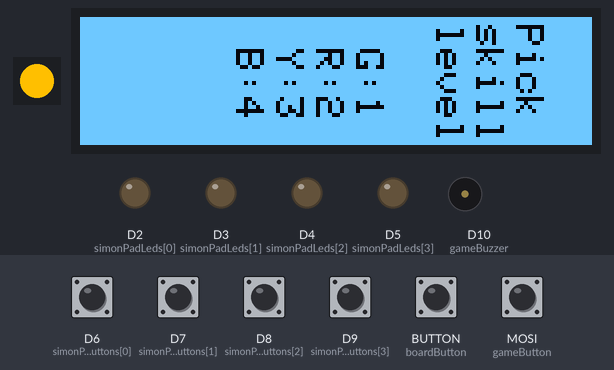
A program run on a simulated CircuitPython board. Shown: 1 RGB LEDs in strip order, left to right, 128×32 one-colour display, output pins drawn as LEDs (lit = HIGH), buzzer (waves = sounding). Inputs (shaded band) come from the test bench; at power-on: BUTTON (boardButton), D6 (simonPadButtons[0]), D7 (simonPadButtons[1]), D8 (simonPadButtons[2]), D9 (simonPadButtons[3]), MOSI (gameButton) HIGH. Random numbers come from a fixed seed; what the program prints to the serial console is not drawn.

Above: at 1.2 s.
1.3 s: D6 (simonPadButtons[0]) pulled LOW for 0.15 s
At 2.4 s:
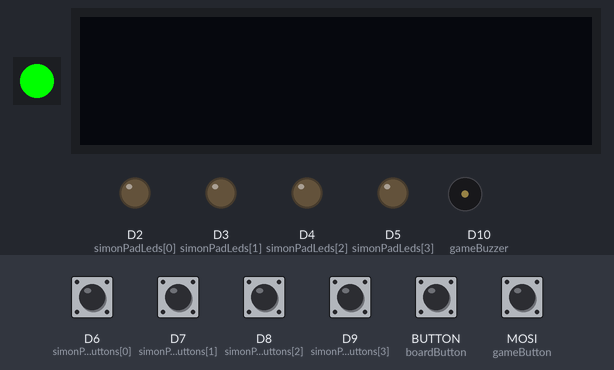
3.3 s: BUTTON (boardButton) pulled LOW for 0.15 s
4.0 s: D6 (simonPadButtons[0]) driven LOW and BUTTON (boardButton) driven LOW
At 5.67 s:
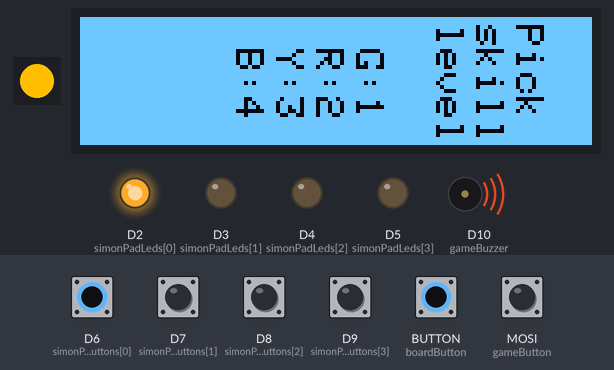
7.0 s: BUTTON (boardButton) driven HIGH
8.6 s: MOSI (gameButton) pulled LOW for 1 s
At 9.17 s:
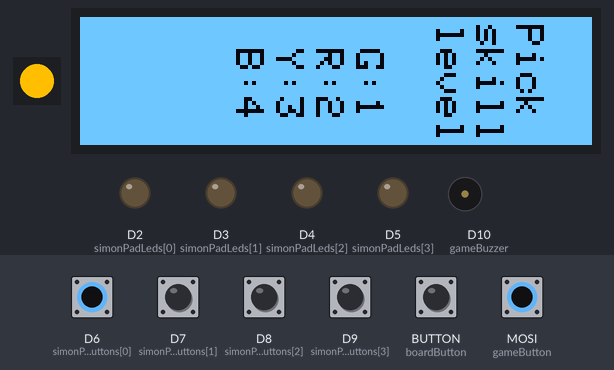
10.2 s: D7 (simonPadButtons[1]) pulled LOW for 0.15 s
At 11.1 s:
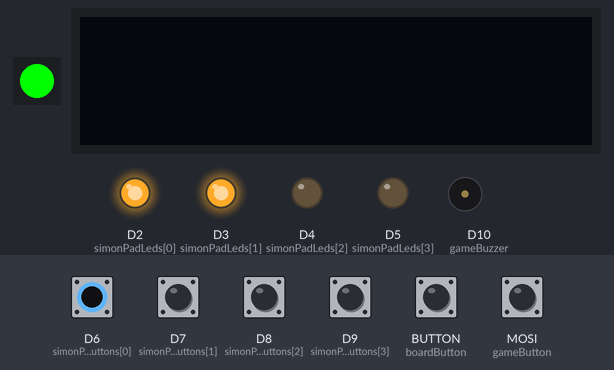
Timing chart, 0 to 12.8 s (numbered marks = the images above; inputs shaded):
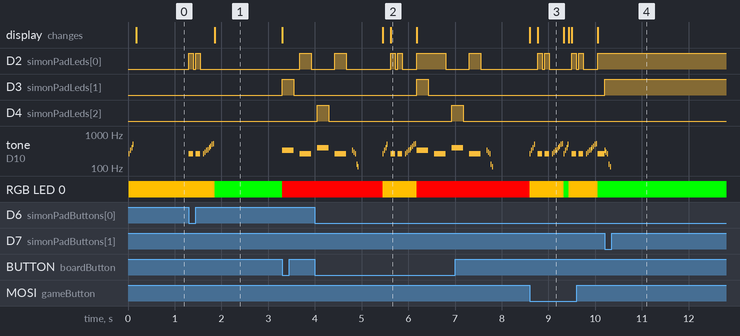

The program:

code.py
```python
import time
import board
import keypad
import busio as io
import pwmio
from digitalio import Direction, DigitalInOut, Pull

from random import seed
from random import randint

import neopixel
import adafruit_framebuf
import adafruit_ssd1306
from adafruit_bitmap_font import bitmap_font
from adafruit_display_text import label

# Set Pins
PIEZO_PIN = board.D10

# Define a list of tones/music notes to play.
TONE_FREQ = [
    262,  # C4
    294,  # D4
    330,  # E4
    349,  # F4
    392,  # G4
    440,  # A4
    494,  # B4
    523 ] # C5

ERROR_TONE_FREQ =[
    330,  # E4
    294,  # D4
    262,  # C4
    131,  # C3
    110   # A2
    ]

# Set some default values
screenMinX = 2
screenMinY = 2
screenLineHeight = 10

notesPerLevel = 4


# Board NEOPIXEL Init
boardPixel = neopixel.NeoPixel(board.NEOPIXEL, 1)

# Board Button Init
boardButton = DigitalInOut(board.BUTTON)
boardButton.switch_to_input(pull=Pull.UP)

# Game Screen Init
gameI2c = io.I2C(scl=board.RX, sda=board.TX, frequency=1000000) # Fastest frequency
gameOled = adafruit_ssd1306.SSD1306_I2C(128, 32, gameI2c)
gameOled.rotation = 1 # (Portait Mode)

# Game Buzzer
gameBuzzer = pwmio.PWMOut(PIEZO_PIN, duty_cycle=0, frequency=440, variable_frequency=True)

# Game Buttons
gameButton = DigitalInOut(board.MOSI)
gameButton.switch_to_input(pull=Pull.UP)

# Game Pad Tones
simonPadTones = [
    TONE_FREQ[0], TONE_FREQ[2], TONE_FREQ[4], TONE_FREQ[6]
    ]

# Game Pad Buttons
simonPadButtons = [
    DigitalInOut(board.D6), DigitalInOut(board.D7), DigitalInOut(board.D8), DigitalInOut(board.D9)
    ]
for simonPadButton in simonPadButtons: # Init Pad Buttons
    simonPadButton.switch_to_input(pull=Pull.UP)

# Game Pad LEDs
simonPadLeds = [
    DigitalInOut(board.D2), DigitalInOut(board.D3), DigitalInOut(board.D4), DigitalInOut(board.D5)
    ]
for simonPadLed in simonPadLeds: # Init Pad LEDs
    simonPadLed.direction = Direction.OUTPUT
    simonPadLed.value = False


def testBit(int_type, offset):
    mask = 1 << offset
    return(int_type & mask)

# setBit() returns an integer with the bit at 'offset' set to 1.
def setBit(int_type, offset):
    mask = 1 << offset
    return(int_type | mask)

# clearBit() returns an integer with the bit at 'offset' cleared.
def clearBit(int_type, offset):
    mask = ~(1 << offset)
    return(int_type & mask)

# toggleBit() returns an integer with the bit at 'offset' inverted, 0 -> 1 and 1 -> 0.
def toggleBit(int_type, offset):
    mask = 1 << offset
    return(int_type ^ mask)


def playTone(frequency, volume=0xEFFF):
    global gameBuzzer

    gameBuzzer.frequency = frequency
    gameBuzzer.duty_cycle = volume

def stopTone():
    global gameBuzzer

    gameBuzzer.duty_cycle = 0

def playPlayList(playlist):
    global simonPadTones

    for idx in playlist:
        padLedOn(idx)
        playTone(simonPadTones[idx])
        time.sleep(0.25)
        padLedOff(idx)
        stopTone()
        time.sleep(0.125)

def playRamp():
    global simonPadTones

    for tone in simonPadTones:
        playTone(tone)
        time.sleep(0.02)
        stopTone()
        time.sleep(0.01)

def playFullRamp():
    global TONE_FREQ

    for tone in TONE_FREQ:
        playTone(tone)
        time.sleep(0.02)
        stopTone()
        time.sleep(0.01)

def playErrorRamp():
    global ERROR_TONE_FREQ

    for tone in ERROR_TONE_FREQ:
        playTone(tone)
        time.sleep(0.02)
        stopTone()
        time.sleep(0.01)


def padLedOn(idx):
    global simonPadLeds

    simonPadLeds[idx].value = True

def padLedOff(idx):
    global simonPadLeds

    simonPadLeds[idx].value = False


def stopPad(idx):
    simonPadLeds[idx].value = False


def pixelGood():
    pixelOn = True
    boardPixel.fill((0, 255, 0))

def pixelNotice():
    pixelOn = True
    boardPixel.fill((255, 191, 0))

def pixelBad():
    pixelOn = True
    boardPixel.fill((255, 0, 0))

def pixelOff():
    pixelOn = False
    boardPixel.fill((0, 0, 0))

def getSelectedPad():
    global simonPadButtons

    for idx, padButton in enumerate(simonPadButtons):
        if padButton.value == False:
            return idx

    return False

#def convertStateToIdxList(state):

def updatePadStates():
    global buttonStates

    for idx, padButton in enumerate(simonPadButtons):
        if padButton.value == False:
            buttonStates = setBit(buttonStates, idx)
        else:
            buttonStates = clearBit(buttonStates, idx)

def processPlayStates(states):
    global simonPadButtons
    global simonPadTones

    count = 0
    for idx, padButton in enumerate(simonPadButtons):
        if testBit(states, idx) > 0:
            count = count + 1
            playTone(simonPadTones[idx])
            padLedOn(idx)
        else:
            padLedOff(idx)

    if states == 0 or count > 1: # STOP ALL TONES
        stopTone()

    if count > 1:
        raise RuntimeError("Multiple pads pressed.")


def renderBlankScreen():
    global gameOled

    gameOled.fill(0)
    gameOled.show()

def renderSelectScreen():
    global gameOled
    global screenMinX
    global screenMinY
    global screenLineHeight

    print("Pick a skill level")

    gameOled.fill(1)
    gameOled.text('Pick', screenMinX, screenMinY + (1 * screenLineHeight), 0)
    gameOled.text('skill', screenMinX, screenMinY + (2 * screenLineHeight), 0)
    gameOled.text('level', screenMinX, screenMinY + (3 * screenLineHeight), 0)

    gameOled.text(' G:1 ', screenMinX, screenMinY + (5 * screenLineHeight), 0)
    gameOled.text(' R:2 ', screenMinX, screenMinY + (6 * screenLineHeight), 0)
    gameOled.text(' Y:3 ', screenMinX, screenMinY + (7 * screenLineHeight), 0)
    gameOled.text(' B:4 ', screenMinX, screenMinY + (8 * screenLineHeight), 0)
    gameOled.show()

def getUserSkillLevel():
    global simonPadTones

    selectedPad = True
    while selectedPad is True:
        padIdx = getSelectedPad()
        if padIdx is not False:
            selectedPad = padIdx + 1
            for i in range(1, 3):
                playTone(simonPadTones[padIdx])
                padLedOn(padIdx)
                time.sleep(0.1)
                stopTone()
                padLedOff(padIdx)
                time.sleep(0.05)

    return selectedPad

def playGameLevel():
    global prevButtonStates
    global buttonStates
    global boardButton
    global gameButton
    global gameLevel

    levelPlayList = buildLevelPlayList(gameLevel)
    print(levelPlayList)

    endGame = False
    while not endGame:
        updatePadStates()

        if prevButtonStates != buttonStates:
            prevButtonStates = buttonStates
            print("Pad State: {}".format(buttonStates))

            processPlayStates(buttonStates)

        if not boardButton.value or not gameButton.value:
            if not boardButton.value:
                pixelBad()
                playPlayList(levelPlayList)
                raise RuntimeError("Forced test error.")
            else:
                pixelOff()
                endGame = True

def finishedGameLevel(message):
    global prevButtonStates
    global buttonStates
    global boardButton
    global gameButton

    print(message)
    playErrorRamp()
    time.sleep(0.5)

    endGame = False
    while not endGame:

        if not boardButton.value or not gameButton.value:
            pixelOff()
            endGame = True

def buildLevelPlayList(level):
    seed(level)

    playlist = []
    for _ in range(notesPerLevel * level * skillLevel):
        value = randint(0, 3)
        playlist.append(value)

    playFullRamp()
    return playlist


while True:
    pixelOn = False

    gameLevel = 1
    buttonStates = 0
    prevButtonStates = 0

    processPlayStates(buttonStates)

    pixelNotice()
    playRamp()
    renderSelectScreen()
    skillLevel = getUserSkillLevel()
    renderBlankScreen()
    print("Skill Level: {}".format(skillLevel))

    pixelGood()
    try:
        playGameLevel()
    except Exception as err:
        finishedGameLevel(err)
 
```

Measured:
- after the input at 1.3 s, D2 (simonPadLeds[0]): alternates HIGH for 0.10 s and LOW for 0.05 s, 4 changes in all, then stays LOW, starting at once; tone on D10 (gameBuzzer): plays 262 Hz for 0.10 s, 262 Hz for 0.10 s, 262 Hz for 0.02 s, 294 Hz for 0.02 s, 330 Hz for 0.02 s, 349 Hz for 0.02 s … (10 notes in this stretch), starting at once
- after the input at 3.3 s, D2 (simonPadLeds[0]): LOW → HIGH after 0.38 s, → LOW 0.25 s later; D3 (simonPadLeds[1]): LOW → HIGH at once, → LOW 0.25 s later; tone on D10 (gameBuzzer): silent → 330 Hz at once, → silent 0.25 s later, → 262 Hz 0.13 s later, → silent 0.25 s later; RGB LED 0: RGB(0, 255, 0) → RGB(255, 0, 0) at once
- after the input at 4.0 s, D3 (simonPadLeds[1]): LOW → HIGH after 2.2 s, → LOW 0.25 s later; RGB LED 0: RGB(255, 0, 0) → RGB(255, 191, 0) after 1.5 s, → RGB(255, 0, 0) 0.73 s later
- after the input at 8.6 s, tone on D10 (gameBuzzer): plays 262 Hz for 0.02 s, 330 Hz for 0.02 s, 392 Hz for 0.02 s, 494 Hz for 0.02 s, 262 Hz for 0.10 s, 262 Hz for 0.10 s … (29 notes in this stretch), starting at once; RGB LED 0: alternates RGB(255, 191, 0) for 0.67 s and RGB(0, 255, 0) for 0.11 s, starting at once
- after the input at 10.2 s, D3 (simonPadLeds[1]): LOW → HIGH at once; tone on D10 (gameBuzzer): plays 330 Hz for 0.02 s, 294 Hz for 0.02 s, 262 Hz for 0.02 s, 131 Hz for 0.02 s, 110 Hz for 0.02 s, starting at once
- by itself, tone on D10 (gameBuzzer): plays 262 Hz for 0.02 s, 330 Hz for 0.02 s, 392 Hz for 0.02 s, 494 Hz for 0.02 s
